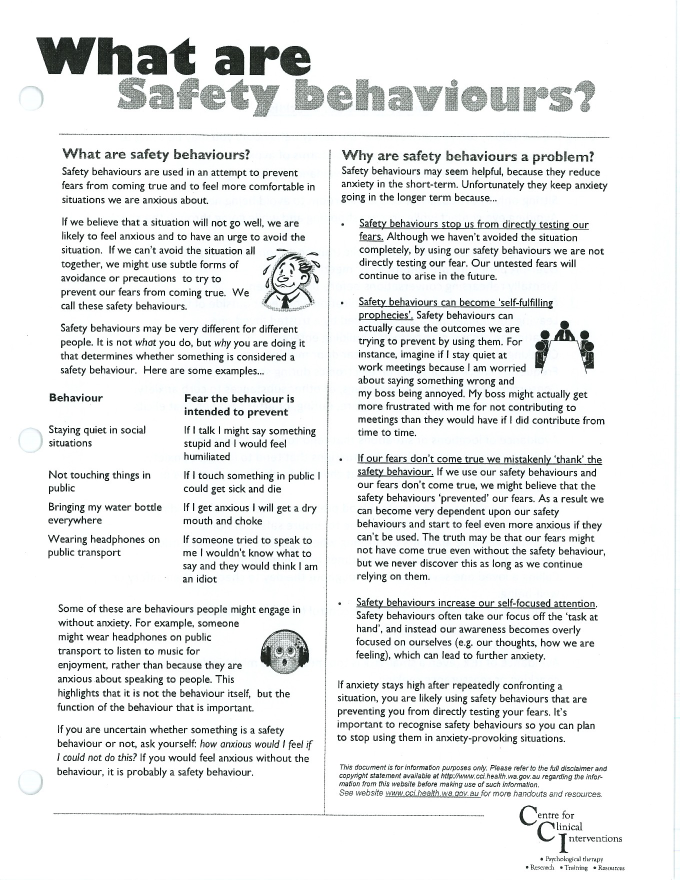
#> input picture site/resources/high-res/php/php-p0007.jpg, 1360 x 1760 px (shown at 1/2 size)
$ python -i php_match_inventory.py   (imports and definitions only)
#> lines starting #> are read from the running program, lines starting #| are printed output that depends on the picture
#!/usr/bin/env python3
"""Match published curriculum resources against physical pages in php.pdf.

The current section-scan inventory remains authoritative.  This tool renders the
old scan only as a comparison corpus, scores every published resource that does
not already display a high-confidence Linehan-book copy, and extracts assets only
for high/candidate review results.
"""

from __future__ import annotations

import argparse
import csv
import hashlib
import math
import shutil
import subprocess
import sys
from dataclasses import dataclass
from pathlib import Path

import numpy as np
from PIL import Image, ImageDraw, ImageFont


ROOT = Path(__file__).resolve().parents[1]
SITE = ROOT / "site"
SOURCE_INVENTORY = ROOT / "data" / "source-inventory.csv"
BOOK_MATCHES = ROOT / "data" / "book-matches.csv"
PHP_MATCHES = ROOT / "data" / "php-matches.csv"
PHP_ASSETS = SITE / "resources" / "high-res" / "php"
DEFAULT_CACHE = ROOT / "tmp" / "pdfs" / "php-matching" / "rendered"

MATCH_SCHEMA_VERSION = "1"
PHP_PAGE_COUNT = 152
# Deliberate decisions made after viewing the generated audit sheets.  Keeping
# them here makes the final publication inventory reproducible and auditable.
HIGH_OVERRIDES: set[str] = {
    "distress-tolerance-p011", "general-p002", "wellness-p021",
    "goal-setting-p006", "general-p005", "wellness-p050", "wellness-p052",
    "wellness-p061", "wellness-p060", "cbt-skills-p038",
    "emotion-regulation-p003", "goal-setting-p005", "cbt-skills-p017",
    "cbt-skills-p037", "wellness-p031", "cbt-skills-p030",
    "emotion-regulation-p024", "goal-setting-p003",
    "interpersonal-effectiveness-p003", "wellness-p004",
    "distress-tolerance-p031", "interpersonal-effectiveness-p004",
    "emotion-regulation-p069", "cbt-skills-p018",
    "interpersonal-effectiveness-p034", "cbt-skills-p048", "wellness-p013",
    "cbt-skills-p039", "interpersonal-effectiveness-p025", "wellness-p012",
    "cbt-skills-p028", "cbt-skills-p027", "distress-tolerance-p021",
    "cbt-skills-p016", "emotion-regulation-p036", "cbt-skills-p029",
    "emotion-regulation-p068", "interpersonal-effectiveness-p035",
    "emotion-regulation-p011", "emotion-regulation-p034",
    "emotion-regulation-p071", "goal-setting-p007",
}
CANDIDATE_OVERRIDES: set[str] = set()
NONE_OVERRIDES: set[str] = set()

FIELDS = [
    "source_id", "source_document", "source_page", "resource_title",
    "resource_kind", "curriculum_area", "lesson_route", "php_match_status",
    "php_confidence", "php_pdf_page", "php_internal_id", "top_candidate_page",
    "second_best_page", "match_score", "second_best_score", "uniqueness_margin", "matched_orientation",
    "match_evidence", "high_res_asset", "high_res_preview", "match_id",
    "match_source", "publicly_displayed", "review_state", "notes",
]


@dataclass(frozen=True)
class Features:
    full: np.ndarray
    cropped: np.ndarray
    layout: np.ndarray
    projection: np.ndarray


# [20 lines left out: functions command_path, render_php_pages, not called in this run]


def _unit(vector: np.ndarray) -> np.ndarray:
    vector = vector.astype(np.float32, copy=False).ravel()
    vector -= vector.mean()
    norm = float(np.linalg.norm(vector))
    return vector / (norm or 1.0)


def _resize(array: np.ndarray, size: tuple[int, int], resample: int) -> np.ndarray:
    image = Image.fromarray(np.clip(array * 255, 0, 255).astype("uint8"))
    return np.asarray(image.resize(size, resample), dtype=np.float32) / 255.0


def image_features(path: Path, rotation: int = 0) -> Features:
#> called with rotation = 0
    with Image.open(path) as source:
#> source is the input picture: PIL image 1360x1760 RGB; mean R, G, B 232.9, 234.3, 234.1
        image = source.convert("L")
        if rotation:
            image = image.rotate(rotation, expand=True, fillcolor=255)
        gray = np.asarray(image, dtype=np.float32)
    low, high = np.percentile(gray, [2.0, 98.5])
#> low = 16; high = 255
    normalized = np.clip((gray - low) / max(float(high - low), 1.0), 0, 1)
    ink = 1.0 - normalized
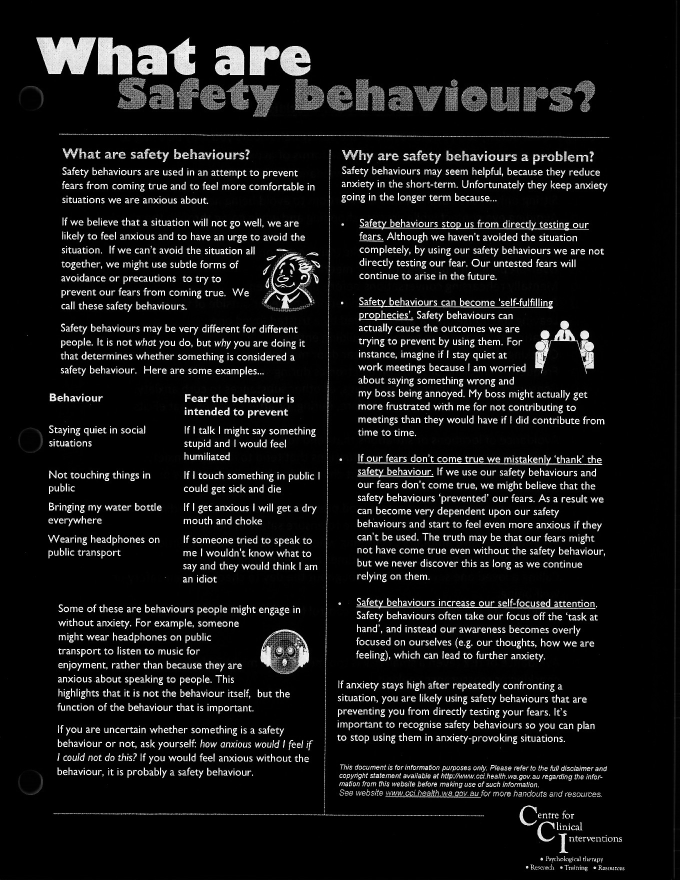
#> ink: shape (1760, 1360) float32 (shown at 1/2 size); min 0, max 1, mean 0.0881
    ys, xs = np.where(ink > 0.10)
    crop = ink
    if len(xs) > 100:
        pad = max(5, int(min(ink.shape) * 0.015))
#> pad = 20
        x0, x1 = max(0, int(xs.min()) - pad), min(ink.shape[1], int(xs.max()) + pad + 1)
#> x0 = 16; x1 = 1360
        y0, y1 = max(0, int(ys.min()) - pad), min(ink.shape[0], int(ys.max()) + pad + 1)
#> y0 = 0; y1 = 1760
        crop = ink[y0:y1, x0:x1]
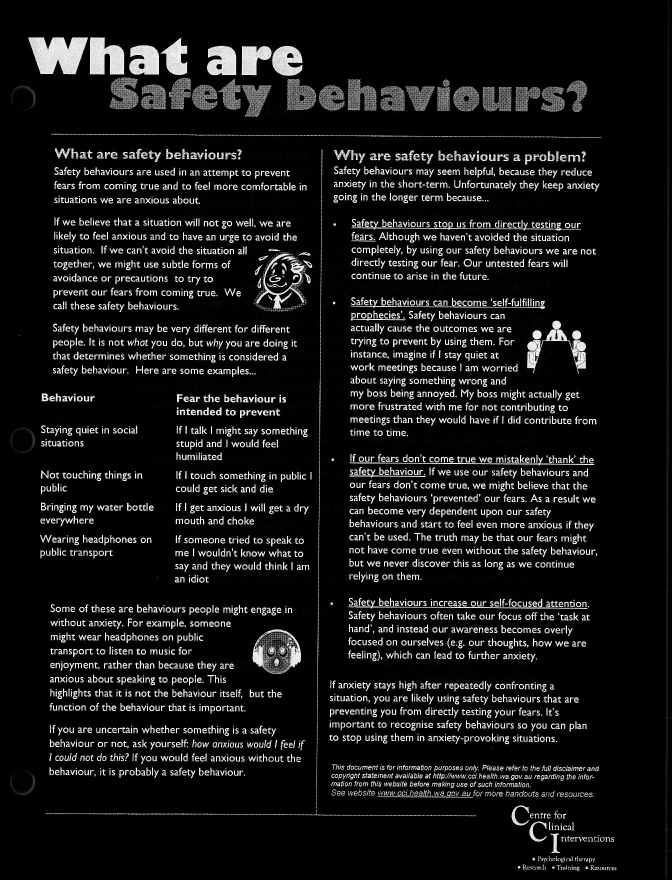
#> crop: shape (1760, 1344) float32 (shown at 1/2 size); min 0, max 1, mean 0.0891
    full = _unit(_resize(ink, (96, 96), Image.Resampling.BILINEAR))
#> in _resize, `return np.asarray(image.resize(size, resample), dtype=np.float32) / 25..`:
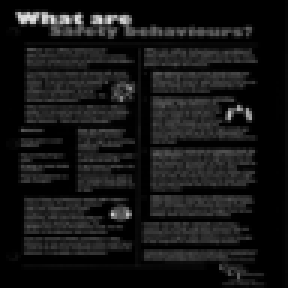
#> returned value: shape (96, 96) float32 (shown 3 times larger); min 0, max 0.894, mean 0.0876
#> in _unit, `vector = vector.astype(np.float32, copy=False).ravel()`: vector = 9216 values, max 0.894 at index 489, min 0 at index 0, mean 0.0876
#> in _unit, `vector -= vector.mean()`: vector = 9216 values, max 0.807 at index 489, min -0.0876 at index 0, mean -5.38e-09
#> in _unit, `norm = float(np.linalg.norm(vector))`: norm = 10.76
#> full = 9216 values, max 0.0749 at index 489, min -0.00814 at index 0, mean -1.19e-09
    cropped = _unit(_resize(crop, (96, 96), Image.Resampling.BILINEAR))
#> call 2 of _resize, with size = (96, 96), resample = 2
#> in _resize (call 2), `return np.asarray(image.resize(size, resample), dtype=np.float32) / 25..`:
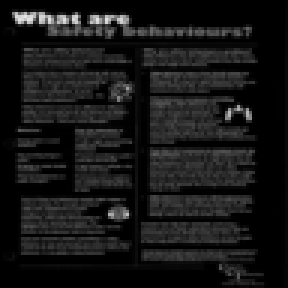
#> returned value: shape (96, 96) float32 (shown 3 times larger); min 0, max 0.894, mean 0.0886
#> cropped = 9216 values, max 0.0746 at index 488, min -0.00821 at index 0, mean -8.8e-10
    layout = np.clip(_resize(crop, (48, 48), Image.Resampling.BOX), 0, 0.4) / 0.4
#> call 3 of _resize, with size = (48, 48), resample = 4
#> in _resize (call 3), `return np.asarray(image.resize(size, resample), dtype=np.float32) / 25..`:
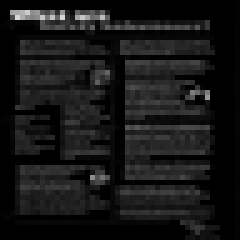
#> returned value: shape (48, 48) float32 (shown 5 times larger); min 0, max 0.839, mean 0.0886
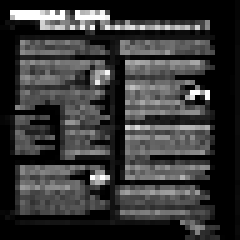
#> layout: shape (48, 48) float32 (shown 5 times larger); min 0, max 1, mean 0.215
    projection_source = _resize(crop, (96, 128), Image.Resampling.BOX)
#> call 4 of _resize, with size = (96, 128), resample = 4
#> in _resize (call 4), `return np.asarray(image.resize(size, resample), dtype=np.float32) / 25..`:
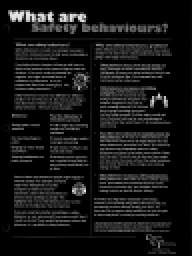
#> returned value: shape (128, 96) float32 (shown 2 times larger); min 0, max 0.898, mean 0.0887
    projection = np.concatenate((projection_source.mean(axis=0), projection_source.mean(axis=1)))
#> projection = 224 values, max 0.273 at index 103, min 0 at index 89, mean 0.0887
    return Features(full, cropped, _unit(layout), _unit(projection))


# [7 lines left out: function similarity, not called in this run]


def load_rows(path: Path) -> list[dict[str, str]]:
    with path.open(encoding="utf-8-sig", newline="") as handle:
        return list(csv.DictReader(handle))


# [228 lines left out: functions lesson_routes, classify, build_matches, write_matches, extract_assets, _fit_preview and 3 more, not called in this run]


# [2 lines not run here, left out]

>>> result = image_features('../site/resources/high-res/php/php-p0007.jpg')

$ run again, on site/resources/high-res/php/php-p0015.jpg
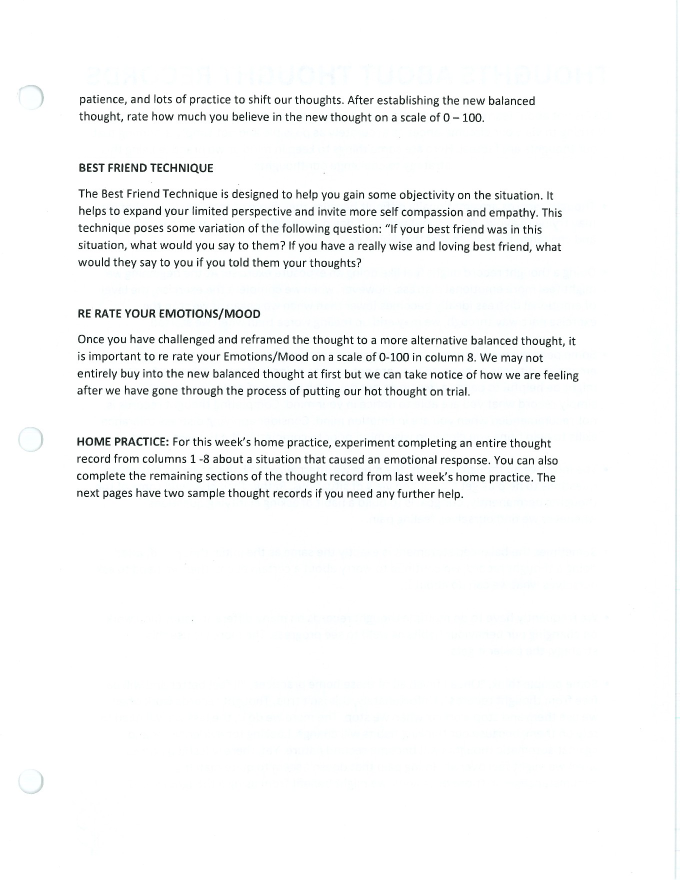
#> input picture site/resources/high-res/php/php-p0015.jpg, 1360 x 1760 px (shown at 1/2 size)
#> in image_features, source is the input picture: PIL image 1360x1760 RGB; mean R, G, B 247.4, 248.1, 248.1
#> low = 43; high = 255
#> x0 = 14; x1 = 1360
#> y0 = 0; y1 = 1760
#> in _resize, `return np.asarray(image.resize(size, resample), dtype=np.float32) / 25..`:
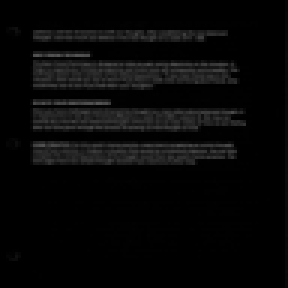
#> returned value: shape (96, 96) float32 (shown 3 times larger); min 0, max 0.329, mean 0.0309
#> in _unit, `vector = vector.astype(np.float32, copy=False).ravel()`: vector = 9216 values, max 0.329 at index 3296, min 0 at index 0, mean 0.0309
#> in _unit, `vector -= vector.mean()`: vector = 9216 values, max 0.299 at index 3296, min -0.0309 at index 0, mean -8.28e-10
#> norm = 5.87
#> full = 9216 values, max 0.0508 at index 3296, min -0.00526 at index 0, mean -1.09e-09
#> cropped = 9216 values, max 0.0512 at index 1739, min -0.00529 at index 0, mean 1.03e-10
#> in _resize (call 4), `return np.asarray(image.resize(size, resample), dtype=np.float32) / 25..`:
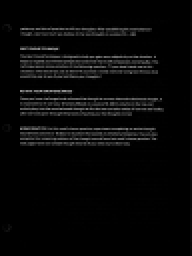
#> returned value: shape (128, 96) float32 (shown 2 times larger); min 0, max 0.576, mean 0.031
#> projection = 224 values, max 0.243 at index 150, min 0 at index 0, mean 0.031

$ run again, on site/resources/high-res/php/php-p0018.jpg
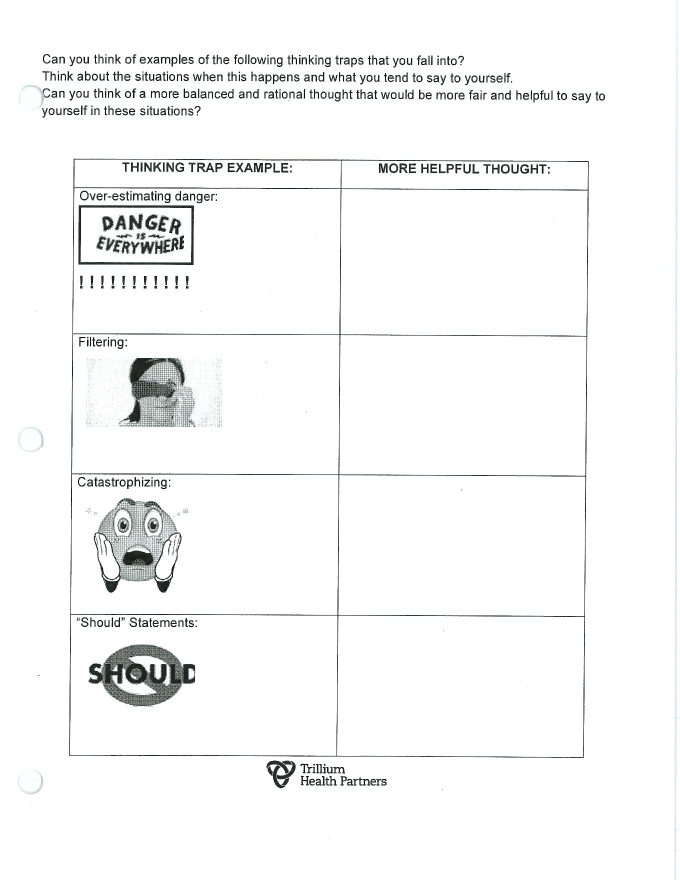
#> input picture site/resources/high-res/php/php-p0018.jpg, 1360 x 1760 px (shown at 1/2 size)
#> in image_features, source is the input picture: PIL image 1360x1760 RGB; mean R, G, B 246.6, 247.1, 246.9
#> low = 41; high = 255
#> x0 = 0; x1 = 1360
#> y0 = 0; y1 = 1760
#> in _resize, `return np.asarray(image.resize(size, resample), dtype=np.float32) / 25..`:
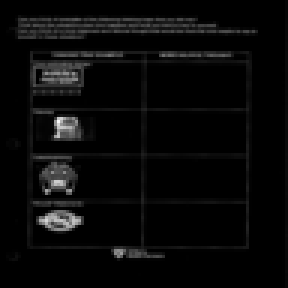
#> returned value: shape (96, 96) float32 (shown 3 times larger); min 0, max 0.969, mean 0.0359
#> in _unit, `vector = vector.astype(np.float32, copy=False).ravel()`: vector = 9216 values, max 0.969 at index 3859, min 0 at index 0, mean 0.0359
#> in _unit, `vector -= vector.mean()`: vector = 9216 values, max 0.933 at index 3859, min -0.0359 at index 0, mean -6.21e-10
#> norm = 9.1
#> full = 9216 values, max 0.103 at index 3859, min -0.00394 at index 0, mean -5.43e-10
#> cropped has the same summary as full
#> in _resize (call 4), `return np.asarray(image.resize(size, resample), dtype=np.float32) / 25..`:
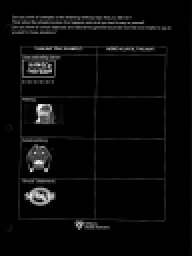
#> returned value: shape (128, 96) float32 (shown 2 times larger); min 0, max 0.996, mean 0.0356
#> projection = 224 values, max 0.219 at index 109, min 0 at index 1, mean 0.0356

$ run again, on site/resources/high-res/php/php-p0026.jpg
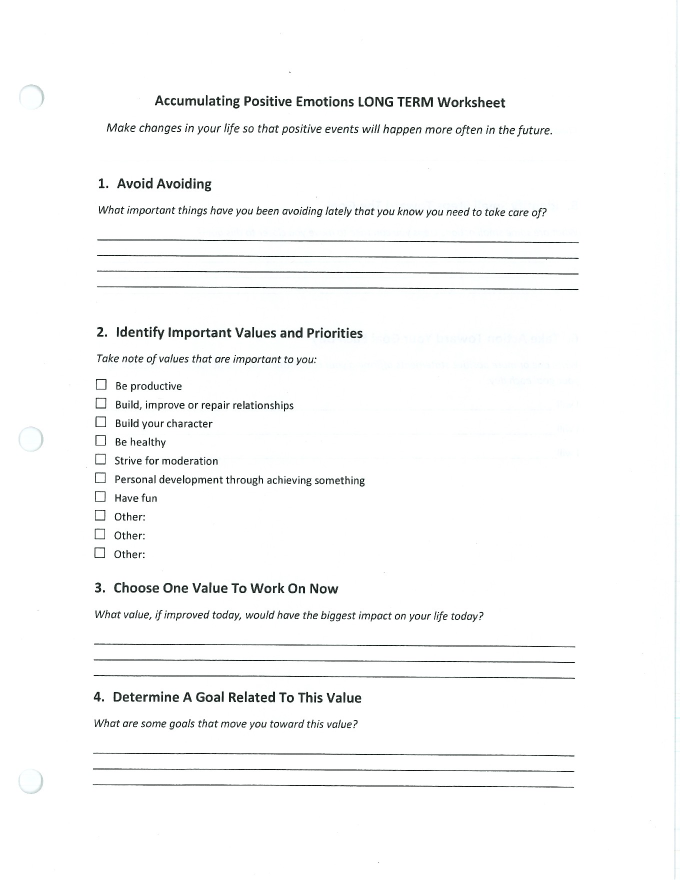
#> input picture site/resources/high-res/php/php-p0026.jpg, 1360 x 1760 px (shown at 1/2 size)
#> in image_features, source is the input picture: PIL image 1360x1760 RGB; mean R, G, B 248.6, 249, 249
#> low = 58; high = 255
#> x0 = 17; x1 = 1360
#> y0 = 0; y1 = 1760
#> in _unit, `vector = vector.astype(np.float32, copy=False).ravel()`: vector = 9216 values, max 0.38 at index 3473, min 0 at index 0, mean 0.0273
#> in _unit, `vector -= vector.mean()`: vector = 9216 values, max 0.353 at index 3473, min -0.0273 at index 0, mean -1.66e-09
#> norm = 5.53
#> full = 9216 values, max 0.0638 at index 3473, min -0.00494 at index 0, mean 1.55e-10
#> cropped = 9216 values, max 0.0647 at index 1088, min -0.00497 at index 0, mean -1.03e-10
#> in _resize (call 4), `return np.asarray(image.resize(size, resample), dtype=np.float32) / 25..`:
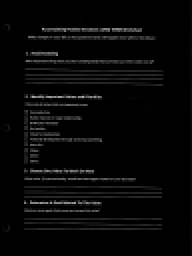
#> returned value: shape (128, 96) float32 (shown 2 times larger); min 0, max 0.675, mean 0.0277
#> projection = 224 values, max 0.195 at index 110, min 0 at index 0, mean 0.0277
